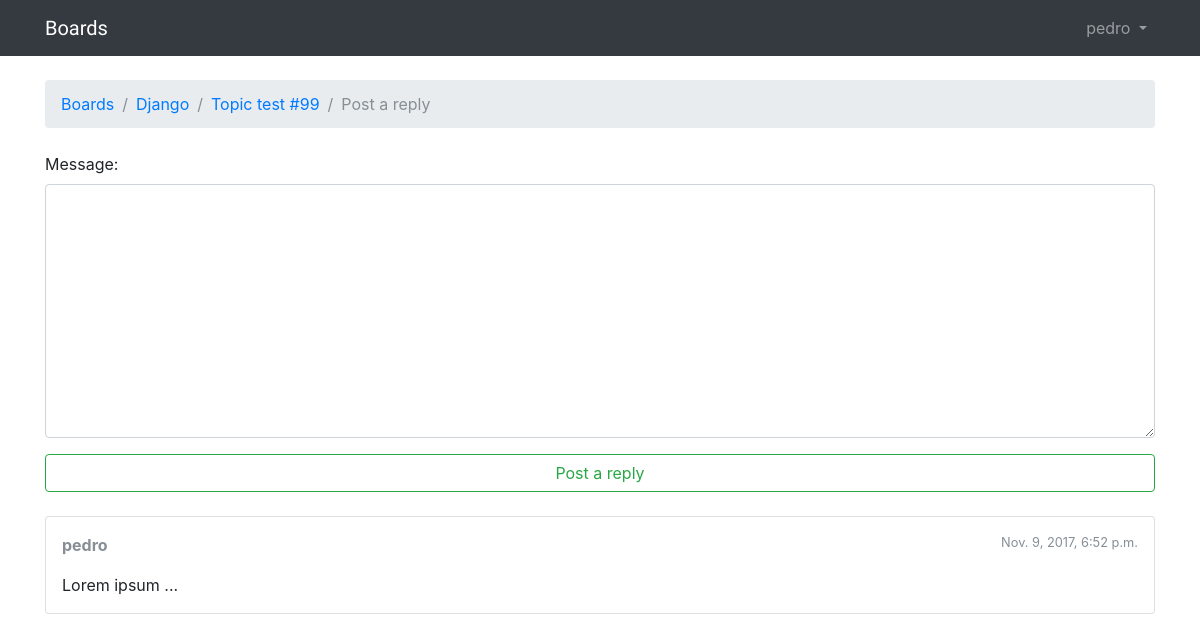
The page /boards/1/topics/105/reply/ (signed in) on the database its author committed.
### boards/models.py (models this page shows, shortened)
class Topic(models.Model):
    subject = models.CharField(max_length=255)
    last_updated = models.DateTimeField(auto_now_add=True)
    board = models.ForeignKey(Board, related_name='topics')
    starter = models.ForeignKey(User, related_name='topics')
    views = models.PositiveIntegerField(default=0)

class Board(models.Model):
    name = models.CharField(max_length=30, unique=True)
    description = models.CharField(max_length=100)

class Post(models.Model):
    message = models.TextField(max_length=4000)
    topic = models.ForeignKey(Topic, related_name='posts')
    created_at = models.DateTimeField(auto_now_add=True)
    updated_at = models.DateTimeField(null=True)
    created_by = models.ForeignKey(User, related_name='posts')
    updated_by = models.ForeignKey(User, null=True, related_name='+')

### boards/views.py (the view)
# urls.py: url(r'^boards/(?P<pk>\d+)/topics/(?P<topic_pk>\d+)/reply/$', boards_views.reply_topic, name='reply_topic'),
@login_required
def reply_topic(request, pk, topic_pk):
    topic = get_object_or_404(Topic, board__pk=pk, pk=topic_pk)
    if request.method == 'POST':
        form = PostForm(request.POST)
        if form.is_valid():
            post = form.save(commit=False)
            post.topic = topic
            post.created_by = request.user
            post.save()
            return redirect('topic_posts', pk=pk, topic_pk=topic_pk)
    else:
        form = PostForm()
    return render(request, 'reply_topic.html', {'topic': topic, 'form': form})

### boards/forms.py
class PostForm(forms.ModelForm):
    class Meta:
        model = Post
        fields = ['message']

### boards/templatetags/form_tags.py (called while the page is built)
@register.filter
def input_class(bound_field):
    css_class = ''
    if bound_field.form.is_bound:
        if bound_field.errors:
            css_class = 'is-invalid'
        elif field_type(bound_field) != 'PasswordInput':
            css_class = 'is-valid'
    return 'form-control {}'.format(css_class)

### templates/reply_topic.html (shortened to what this page needs)
{% extends 'base.html' %}
{% load static %}
{% block breadcrumb %}
  <li class="breadcrumb-item"><a href="{% url 'home' %}">Boards</a></li>
  <li class="breadcrumb-item"><a href="{% url 'board_topics' topic.board.pk %}">{{ topic.board.name }}</a></li>
  <li class="breadcrumb-item"><a href="{% url 'topic_posts' topic.board.pk topic.pk %}">{{ topic.subject }}</a></li>
  <li class="breadcrumb-item active">Post a reply</li>
{% endblock %}
{% block content %}
  <form method="post" class="mb-4" novalidate>
    {% include 'includes/form.html' %}
    <button type="submit" class="btn btn-outline-success btn-block">Post a reply</button>
  </form>
  {% for post in topic.posts.all %}
    <div class="card mb-2">
      <div class="card-body p-3">
        <div class="row mb-3">
          <div class="col-6">
            <strong class="text-muted">{{ post.created_by.username }}</strong>
          </div>
          <div class="col-6 text-right">
            <small class="text-muted">{{ post.created_at }}</small>
          </div>
        </div>
        {{ post.message }}
      </div>
    </div>
  {% endfor %}
{% endblock %}

### templates/base.html (shortened to what this page needs)
{% load static %}
<html>
    <head>
        <link rel="stylesheet" href="{% static 'css/bootstrap.min.css' %}">
        <link rel="stylesheet" href="{% static 'css/app.css' %}">
    </head>
    <body>
        {% block body %}
        <nav class="navbar navbar-expand-sm navbar-dark bg-dark">
            <div class="container">
              <a class="navbar-brand" href="{% url 'home' %}">Boards</a>
              <div class="collapse navbar-collapse" id="mainMenu">
                {% if user.is_authenticated %}
                  <ul class="navbar-nav ml-auto">
                    <li class="nav-item dropdown">
                      <a class="nav-link dropdown-toggle" href="#" id="userMenu" data-toggle="dropdown" aria-haspopup="true" aria-expanded="false">
                        {{ user.username }}
                      </a>
                    </li>
                  </ul>
                {% else %}
                  <form class="form-inline ml-auto" style="margin-bottom: 0px;">
                    <a href="{% url 'login' %}" class="btn btn-outline-secondary">Login</a>
                    <a href="{% url 'signup' %}" class="btn btn-outline-primary ml-2">Signup</a>
                  </form>
                {% endif %}
              </div>
            </div>
          </nav>
            <div class="container">
              <ol class="breadcrumb my-4">
                {% block breadcrumb %}
                {% endblock %}
              </ol>
              {% block content %}
              {% endblock %}
            </div>
        {% endblock body %}
    </body>
</html>

### static/css/app.css (style rules this page uses)
.navbar-brand { font-family: 'Saira', sans-serif; }

### rows shown on the page
Topic: board.name "Django", subject "Topic test #99"
Post: created_by.username "pedro", created_at "Nov. 9, 2017, 6:52 p.m.", message "Lorem ipsum ..."

### other values the page prints
{{ user.username }} "pedro"
{{ field.label_tag }} "Message:"
